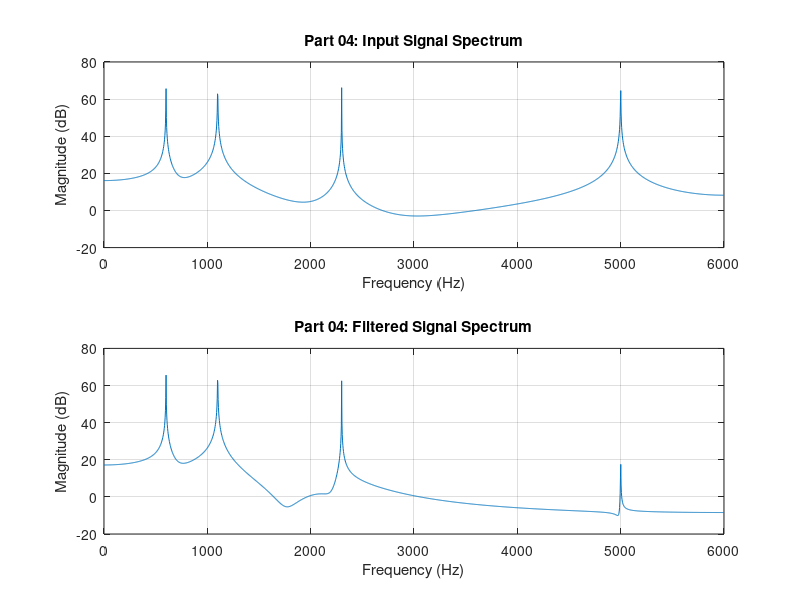

Write the MATLAB code that produced this figure.
% BANDARA H.G.T.D.
% 2022e048 
% LABORATORY SESSION 3
% Part 04 

%% PART 04 – Filtering a Composite Signal
clear; clc; close all;

%% Sampling and time vector
Fs = 12000;           % Sampling frequency
t = 0:1/Fs:1;         % 1 second signal

%% Create composite signal with 4 frequencies
x = sin(2*pi*600*t) + ...
    sin(2*pi*1100*t) + ...
    sin(2*pi*2300*t) + ...
    sin(2*pi*5000*t);

%% DESIGN A FILTER (Use one from Part 02 or Part 03)

% Example: Elliptic IIR filter (from Part 02)
rp = 0.1;             % Passband ripple (dB)
rs = 40;              % Stopband attenuation (dB)
wp = 2000/(Fs/2);     % Normalized passband freq
ws = 3500/(Fs/2);     % Normalized stopband freq
[n, Wn] = ellipord(wp, ws, rp, rs);
[b, a] = ellip(n, rp, rs, Wn);  % Filter coefficients

%% Filter the signal
y = filter(b, a, x);

%% Compute FFT of both input and output
Nfft = 4096;
X_fft = fft(x, Nfft);
Y_fft = fft(y, Nfft);

% Take only positive frequencies
X_fft = abs(X_fft(1:Nfft/2));
Y_fft = abs(Y_fft(1:Nfft/2));
f = (0:Nfft/2 - 1) * Fs / Nfft;

%% Plot magnitude spectrum of input and output
figure;
subplot(2,1,1);
plot(f, 20*log10(X_fft));
xlabel('Frequency (Hz)'); ylabel('Magnitude (dB)');
title('Part 04: Input Signal Spectrum'); grid on;

subplot(2,1,2);
plot(f, 20*log10(Y_fft));
xlabel('Frequency (Hz)'); ylabel('Magnitude (dB)');
title('Part 04: Filtered Signal Spectrum'); grid on;
